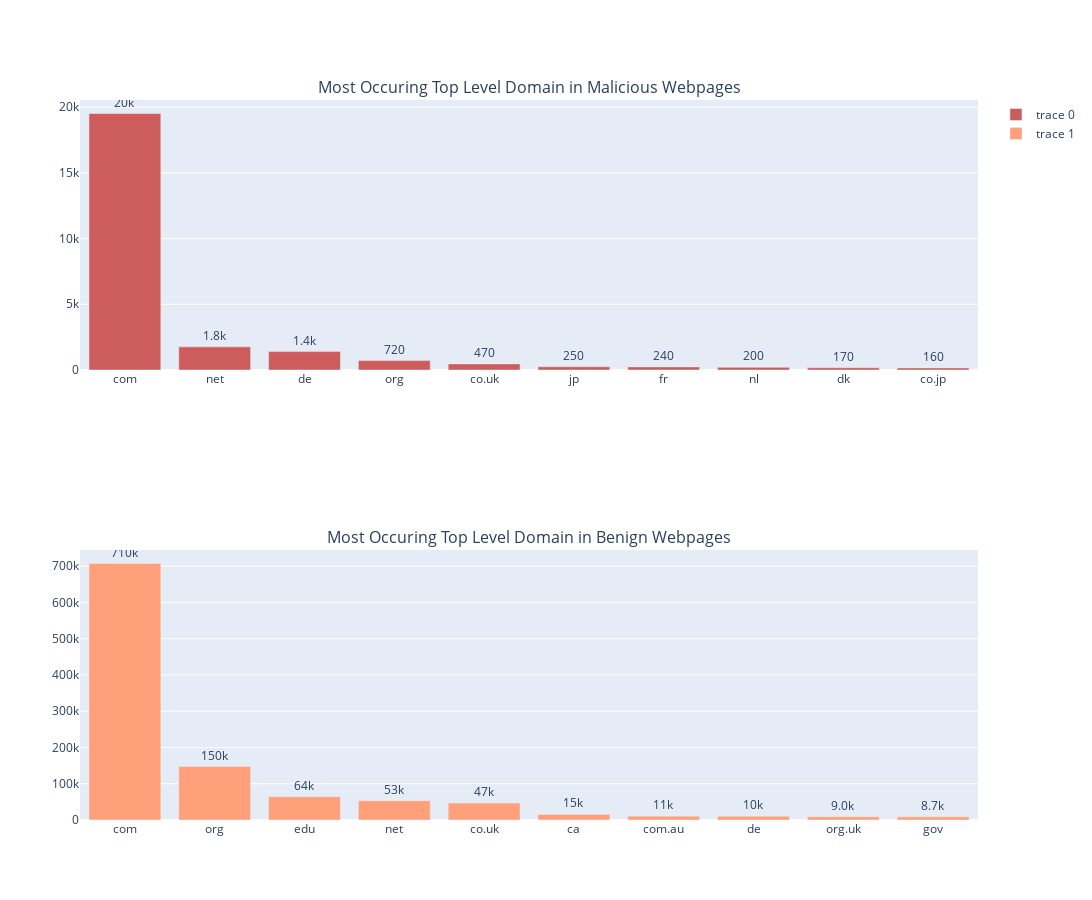

Notebook code for this chart:
### Markdown cell above
- Bar graph showing the most used TLD in URLs over Malicious and Benign Webpages

### Code cell
mal_tld = pd.DataFrame(df_mal.tld.value_counts()[:10])
ben_tld = pd.DataFrame(df_ben.tld.value_counts()[:10])

mal = go.Bar(y = mal_tld.tld, x = mal_tld.index.tolist(), text = mal_tld.tld, marker_color = 'indianred')
ben = go.Bar(y = ben_tld.tld, x = ben_tld.index.tolist(), text = ben_tld.tld, marker_color = 'lightsalmon')

fig = make_subplots(
    rows = 2, cols = 1, subplot_titles = ("Most Occuring Top Level Domain in Malicious Webpages", "Most Occuring Top Level Domain in Benign Webpages"),
    specs = [[{'type' : 'bar'}], [{'type' : 'bar'}]]
)

fig.append_trace(mal, row = 1, col = 1)
fig.append_trace(ben, row = 2, col = 1)
fig.update_traces(texttemplate = '%{text:.2s}', textposition = 'outside')
fig.update_layout(uniformtext_minsize = 10, uniformtext_mode = 'hide', width = 1200, height = 900)

fig.show()

### Figure 1 — Plotly figure (JSON) as saved in the notebook; plotly's stock layout.template omitted (floating-point values rounded to 4 significant figures)
{"data": [{"marker": {"color": "indianred"}, "text": [19517, 1761, 1402, 715, 466, 246, 235, 203, 173, 159], "textposition": "outside", "texttemplate": "%{text:.2s}", "type": "bar", "x": ["com", "net", "de", "org", "co.uk", "jp", "fr", "nl", "dk", "co.jp"], "xaxis": "x", "y": [19517, 1761, 1402, 715, 466, 246, 235, 203, 173, 159], "yaxis": "y"}, {"marker": {"color": "lightsalmon"}, "text": [707240, 147286, 64035, 53212, 46616, 15225, 10632, 10380, 9041, 8652], "textposition": "outside", "texttemplate": "%{text:.2s}", "type": "bar", "x": ["com", "org", "edu", "net", "co.uk", "ca", "com.au", "de", "org.uk", "gov"], "xaxis": "x2", "y": [707240, 147286, 64035, 53212, 46616, 15225, 10632, 10380, 9041, 8652], "yaxis": "y2"}], "layout": {"annotations": [{"font": {"size": 16}, "showarrow": false, "text": "Most Occuring Top Level Domain in Malicious Webpages", "x": 0.5, "xanchor": "center", "xref": "paper", "y": 1, "yanchor": "bottom", "yref": "paper"}, {"font": {"size": 16}, "showarrow": false, "text": "Most Occuring Top Level Domain in Benign Webpages", "x": 0.5, "xanchor": "center", "xref": "paper", "y": 0.375, "yanchor": "bottom", "yref": "paper"}], "height": 900, "uniformtext": {"minsize": 10, "mode": "hide"}, "width": 1200, "xaxis": {"anchor": "y", "domain": [0, 1]}, "xaxis2": {"anchor": "y2", "domain": [0, 1]}, "yaxis": {"anchor": "x", "domain": [0.625, 1]}, "yaxis2": {"anchor": "x2", "domain": [0, 0.375]}}}
